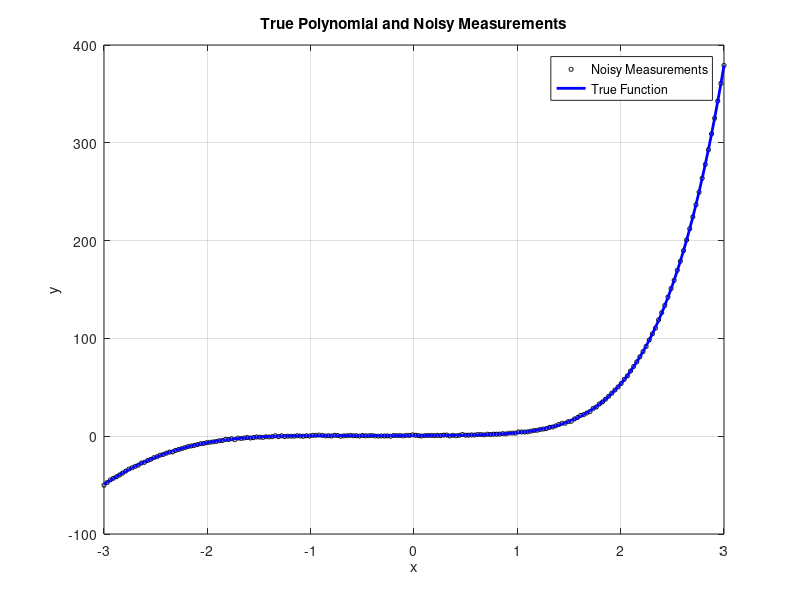
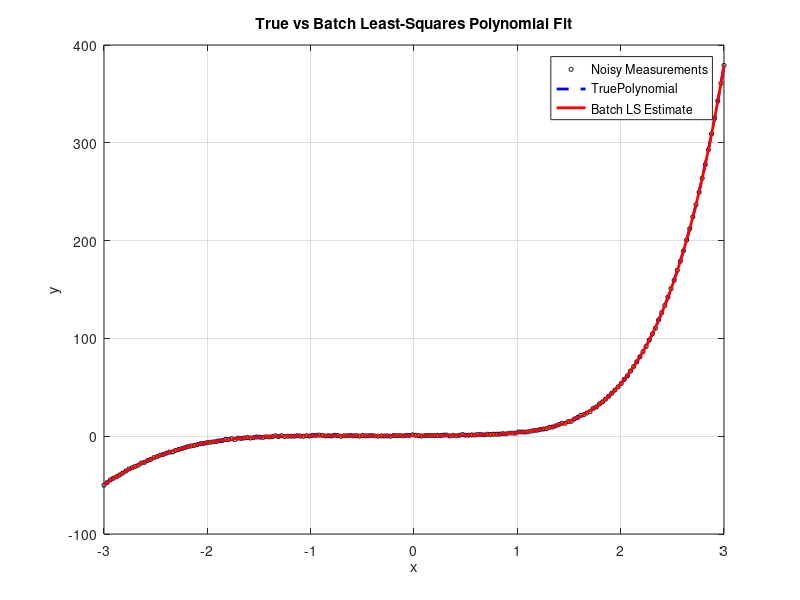

These charts were generated, in order, by the following MATLAB code: (Note: this script raises an error after producing the figures.)
clc; clear;

rng(1); % repeatable random noise

% Choose the TRUE polynomial coefficients
% a = [a1 a2 a3 a4 a5 a6 a7]^T

a_truth = rand(7,1); %returns m x n matrixof random numbers

% Generate 200 x measurements from -3 to 3
x = linspace(-3,3,200);

% y(t) function
y_truth = a_truth(1)*x.^6 +  a_truth(2)*x.^5 +  a_truth(3)*x.^4 + a_truth(4)*x.^3 + a_truth(5)*x.^2 + a_truth(6)*x + a_truth(7);
    
% x. esnures appropriate data management of the 200 element vector
   

%%%% Generate noisy measurements %%%%

variance = 0.1;
sigma = sqrt(variance);

noise = sigma * randn(size(x));

y_observed = y_truth + noise;

%%%% Plot true function and noisy measurements %%%%

figure;

% Noisy discrete measurements
plot(x, y_observed, 'ko','MarkerSize', 3);

hold on;

% True polynomial
plot(x, y_truth, 'b-','LineWidth', 2);

xlabel('x');
ylabel('y');

title('True Polynomial and Noisy Measurements');

legend('Noisy Measurements','True Function');

grid on;
hold off;

%%%% Batch Least Squares %%%%

% Create H matrix
H = zeros(200,7);

for i = 1:length(x)

    xi = x(i);

    H(i,:) = [xi^6, xi^5, xi^4, xi^3, xi^2, xi, 1];

end

%size(H)

%convert measurements into column vector
y_squiggly = y_observed(:);

%size(y_squiggly)

%%%% Estimate coefficients %%%%

a_hat = ((H' * H) ^ (-1)) * H' * y_squiggly;

%a_truth 
%a_hat

%%%% Coefficient estimation error %%%%

a_error = a_hat - a_truth;

%a_error

%%%% Estimated polynomial from Batch Least Squares %%%%

y_hat = H * a_hat;

%size(y_hat)

%%%% Batch Least Squares Quality-of-Fit Plot %%%%

figure;

% Noisy discrete measurements
plot(x, y_observed, 'ko', 'MarkerSize', 3, 'DisplayName', 'Noisy Measurements');

hold on;

% Estimated best-fit polynomial
plot(x, y_truth, 'b--', 'LineWidth', 2, 'DisplayName', 'TruePolynomial');

plot(x, y_hat, 'r-','LineWidth', 2, 'DisplayName', 'Batch LS Estimate');

xlabel('x');
ylabel('y');

title('True vs Batch Least-Squares Polynomial Fit');

legend('Location','best');
grid on;
hold off;

%%%% Compare true and estimated coefficients %%%%

coefficient = (1:7)';

comparison = table(coefficient,a_truth, a_hat, a_error, 'VariableNames', {'Coefficient','True_Value','Estimated_Value','Error'});

disp(comparison);

%%%%%%%%%%%%%%%%%%%%%%%%%%%%%%%%%%%%%%%%%%%%%%%%%%%%%%%%%%%
%%%% Sequyential Least Squares alpha and beta approach %%%%
%%%%%%%%%%%%%%%%%%%%%%%%%%%%%%%%%%%%%%%%%%%%%%%%%%%%%%%%%%%

R = 0.1; % measuerement noise variance

W = 1/R; % scalar measured weight as in problem 1

alpha = 1e3; %Large Number
beta = zeros(7,1); %small 7x1 "vector"

I = eye(7);

%%%% first measurement, first initialization %%%%

H1 = H(1,:); %1x7
y1 = y_squiggly(1); %scalar

P_seq = ((1/alpha^2 )* I + H1' * W * H1) \ I;

a_seq = P_seq * ((1/alpha)*beta + H1'*W*y1);

%size(a_seq)
%size(P_seq)

%%%% Sequential Least Squares Updates %%%%

a_seq_history = zeros(7,length(x));
a_seq_history(:,1) = a_seq;

for k = 2:length(x)

    % Current measurement model row
    Hk = H(k,:);

    % Current noisy measurement
    yk = y_squiggly(k);

    % Sequential least-squares gain
    K = P_seq * Hk' / (Hk * P_seq * Hk' + R);

    % Measurement residual / innovation
    residual = yk - Hk * a_seq;

    % Update coefficient estimate
    a_seq = a_seq + K * residual;

    % Update covariance
    P_seq = (I - K * Hk) * P_seq;

    % Save coefficient estimate
    a_seq_history(:,k) = a_seq;

end

%%%% Compare results %%%%
;
a_truth
a_hat      % batch estimate
a_seq    % sequential estimate

batch_error = a_hat - a_truth;
seq_error   = a_seq - a_truth;

batch_vs_seq = a_seq - a_hat

coefficient = (1:7)';

%%%% comparein a table %%%%
comparison = table(coefficient, a_truth, a_hat,  a_seq,batch_error, seq_error, 'VariableNames', {'Coefficient','Truth','Batch','Sequential', ...
    'Batch_Error','Sequential_Error'});

disp(comparison);

%%%% polynomial variables %%%%
y_seq = H * a_seq;

%%%% Batch vs Sequential Fit %%%%

figure;

plot(x, y_observed, 'ko', ...
    'MarkerSize', 3, ...
    'DisplayName', 'Noisy Measurements');

hold on;

plot(x, y_hat, 'r-', ...
    'LineWidth', 2, ...
    'DisplayName', 'Batch LS');

plot(x, y_seq, 'b--', ...
    'LineWidth', 2, ...
    'DisplayName', 'Sequential LS');

xlabel('x');
ylabel('y');

title('Batch vs Sequential Least-Squares Fit');

legend('Location','best');
grid on;
hold off;
